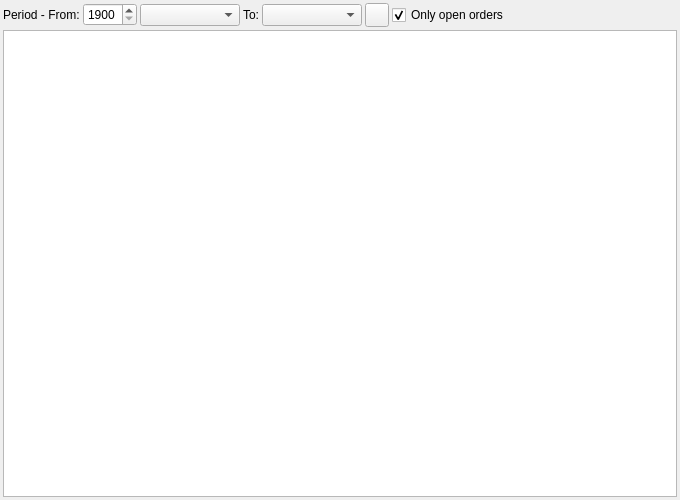
<?xml version="1.0" encoding="UTF-8"?>
<ui version="4.0">
 <class>ACC_OrderReportWidget</class>
 <widget class="QWidget" name="ACC_OrderReportWidget">
  <property name="geometry">
   <rect>
    <x>0</x>
    <y>0</y>
    <width>680</width>
    <height>500</height>
   </rect>
  </property>
  <property name="windowTitle">
   <string>Dialog</string>
  </property>
  <layout class="QGridLayout" name="gridLayout_2">
   <property name="leftMargin">
    <number>3</number>
   </property>
   <property name="topMargin">
    <number>3</number>
   </property>
   <property name="rightMargin">
    <number>3</number>
   </property>
   <property name="bottomMargin">
    <number>3</number>
   </property>
   <property name="spacing">
    <number>3</number>
   </property>
   <item row="0" column="0">
    <layout class="QHBoxLayout" name="horizontalLayout_2">
     <item>
      <widget class="QLabel" name="label">
       <property name="text">
        <string>Period - From:</string>
       </property>
      </widget>
     </item>
     <item>
      <widget class="QSpinBox" name="sbFromYear">
       <property name="minimumSize">
        <size>
         <width>50</width>
         <height>0</height>
        </size>
       </property>
       <property name="minimum">
        <number>1900</number>
       </property>
       <property name="maximum">
        <number>2999</number>
       </property>
      </widget>
     </item>
     <item>
      <widget class="QComboBox" name="cbFromMonth">
       <property name="minimumSize">
        <size>
         <width>100</width>
         <height>0</height>
        </size>
       </property>
      </widget>
     </item>
     <item>
      <widget class="QLabel" name="label_2">
       <property name="text">
        <string>To:</string>
       </property>
      </widget>
     </item>
     <item>
      <widget class="QComboBox" name="cbToMonth">
       <property name="minimumSize">
        <size>
         <width>100</width>
         <height>0</height>
        </size>
       </property>
      </widget>
     </item>
     <item>
      <widget class="QToolButton" name="pbRefresh">
       <property name="minimumSize">
        <size>
         <width>24</width>
         <height>24</height>
        </size>
       </property>
       <property name="maximumSize">
        <size>
         <width>24</width>
         <height>24</height>
        </size>
       </property>
       <property name="toolTip">
        <string>Refresh trial balance</string>
       </property>
       <property name="text">
        <string/>
       </property>
       <property name="icon">
        <iconset resource="../../../db/src/gui/db.qrc">
         <normaloff>:/images/icons/arrow_refresh.png</normaloff>:/images/icons/arrow_refresh.png</iconset>
       </property>
      </widget>
     </item>
     <item>
      <widget class="QCheckBox" name="chbOnlyOpenOrders">
       <property name="text">
        <string>Only open orders</string>
       </property>
       <property name="checked">
        <bool>true</bool>
       </property>
      </widget>
     </item>
     <item>
      <spacer name="horizontalSpacer_2">
       <property name="orientation">
        <enum>Qt::Horizontal</enum>
       </property>
       <property name="sizeHint" stdset="0">
        <size>
         <width>40</width>
         <height>20</height>
        </size>
       </property>
      </spacer>
     </item>
    </layout>
   </item>
   <item row="1" column="0">
    <widget class="RB_TextEdit" name="teOrder"/>
   </item>
  </layout>
 </widget>
 <customwidgets>
  <customwidget>
   <class>RB_TextEdit</class>
   <extends>QTextEdit</extends>
   <header location="global">rb_textedit.h</header>
  </customwidget>
 </customwidgets>
 <resources>
  <include location="../../../db/src/gui/db.qrc"/>
 </resources>
 <connections/>
</ui>
